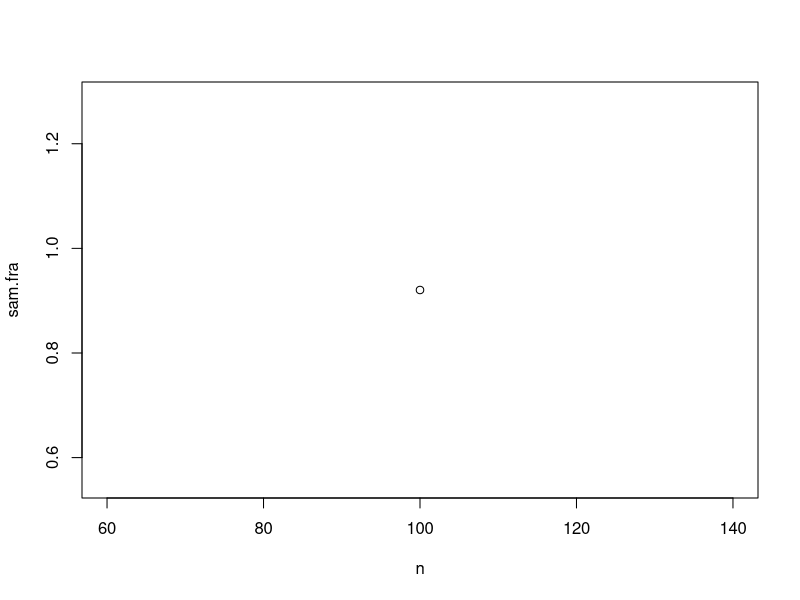
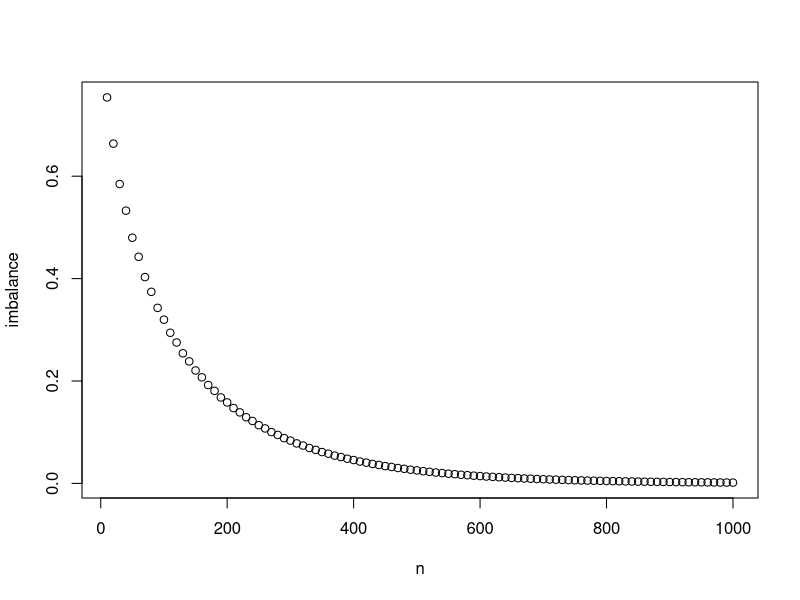

These charts were generated, in order, by the following R code:
patients=seq(1,100)
patients
D=c('A','B')
Treat=sample(D,10,replace=T)
df=data.frame(patients,Treat)
df
n=100
db=dbinom(n/2,n,0.5)
db
sam.fra=1-db
sam.fra
plot(n,sam.fra)
pb=1-(pbinom(n*0.55,n,0.5)-pbinom(n*0.45,n,0.5))

n=seq(10,1000,10)
imbalance=1-(pbinom(n*0.55,n,0.5)-pbinom(n*0.45,n,0.5))
plot(n,imbalance)

